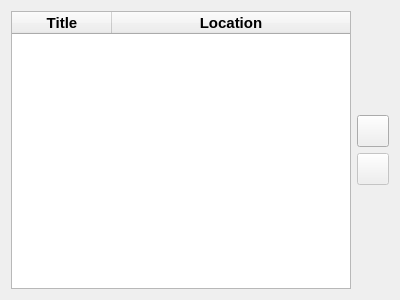
<?xml version="1.0" encoding="UTF-8"?>
<ui version="4.0">
 <class>OpenContestWidget</class>
 <widget class="QWidget" name="OpenContestWidget">
  <property name="geometry">
   <rect>
    <x>0</x>
    <y>0</y>
    <width>400</width>
    <height>300</height>
   </rect>
  </property>
  <property name="windowTitle">
   <string>Form</string>
  </property>
  <layout class="QHBoxLayout" name="horizontalLayout">
   <item>
    <widget class="QTableWidget" name="recentContest">
     <property name="styleSheet">
      <string notr="true">font-size: 11pt;</string>
     </property>
     <property name="editTriggers">
      <set>QAbstractItemView::NoEditTriggers</set>
     </property>
     <property name="selectionMode">
      <enum>QAbstractItemView::SingleSelection</enum>
     </property>
     <property name="selectionBehavior">
      <enum>QAbstractItemView::SelectRows</enum>
     </property>
     <attribute name="horizontalHeaderHighlightSections">
      <bool>false</bool>
     </attribute>
     <attribute name="horizontalHeaderMinimumSectionSize">
      <number>80</number>
     </attribute>
     <attribute name="horizontalHeaderStretchLastSection">
      <bool>true</bool>
     </attribute>
     <attribute name="verticalHeaderVisible">
      <bool>false</bool>
     </attribute>
     <attribute name="verticalHeaderDefaultSectionSize">
      <number>25</number>
     </attribute>
     <attribute name="verticalHeaderMinimumSectionSize">
      <number>25</number>
     </attribute>
     <column>
      <property name="text">
       <string>Title</string>
      </property>
      <property name="font">
       <font>
        <pointsize>11</pointsize>
        <weight>75</weight>
        <bold>true</bold>
       </font>
      </property>
     </column>
     <column>
      <property name="text">
       <string>Location</string>
      </property>
      <property name="font">
       <font>
        <pointsize>11</pointsize>
        <weight>75</weight>
        <bold>true</bold>
       </font>
      </property>
     </column>
    </widget>
   </item>
   <item>
    <layout class="QVBoxLayout" name="verticalLayout">
     <item>
      <spacer name="verticalSpacer">
       <property name="orientation">
        <enum>Qt::Vertical</enum>
       </property>
       <property name="sizeHint" stdset="0">
        <size>
         <width>20</width>
         <height>40</height>
        </size>
       </property>
      </spacer>
     </item>
     <item>
      <widget class="QToolButton" name="addButton">
       <property name="minimumSize">
        <size>
         <width>32</width>
         <height>32</height>
        </size>
       </property>
       <property name="icon">
        <iconset resource="../resource.qrc">
         <normaloff>:/icon/add.png</normaloff>:/icon/add.png</iconset>
       </property>
      </widget>
     </item>
     <item>
      <widget class="QToolButton" name="deleteButton">
       <property name="enabled">
        <bool>false</bool>
       </property>
       <property name="minimumSize">
        <size>
         <width>32</width>
         <height>32</height>
        </size>
       </property>
       <property name="icon">
        <iconset resource="../resource.qrc">
         <normaloff>:/icon/rod.png</normaloff>:/icon/rod.png</iconset>
       </property>
      </widget>
     </item>
     <item>
      <spacer name="verticalSpacer_2">
       <property name="orientation">
        <enum>Qt::Vertical</enum>
       </property>
       <property name="sizeHint" stdset="0">
        <size>
         <width>20</width>
         <height>40</height>
        </size>
       </property>
      </spacer>
     </item>
    </layout>
   </item>
  </layout>
 </widget>
 <resources>
  <include location="../resource.qrc"/>
 </resources>
 <connections/>
</ui>
